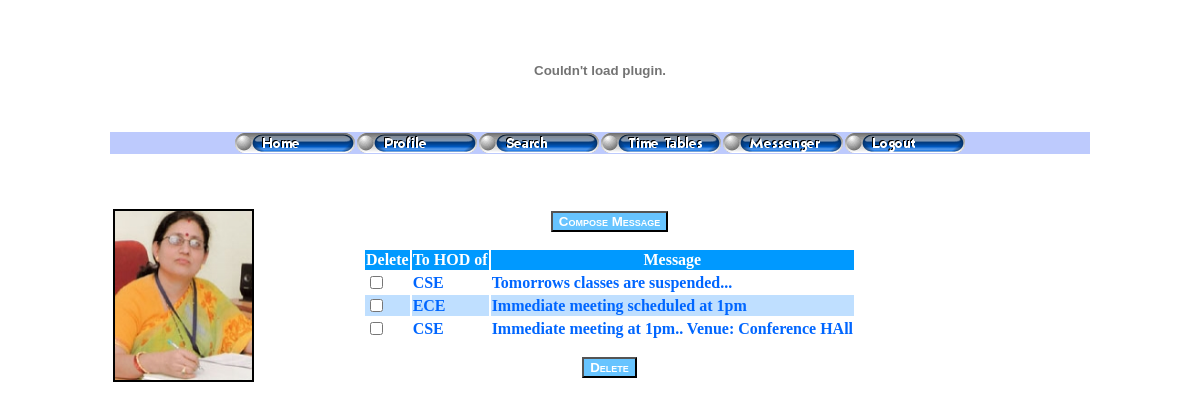
/princ_return.php (signed in), run on the app's committed database.
### tables this page shows
CREATE TABLE IF NOT EXISTS `staff` (
  `staffid` varchar(15) NOT NULL,
  `password` varchar(100) NOT NULL,
  `name` varchar(50) NOT NULL,
  `email` varchar(50) NOT NULL,
  `phone` varchar(15) NOT NULL,
  `mobile` varchar(15) NOT NULL,
  `maritalStatus` char(1) NOT NULL,
  `paddress` varchar(1000) NOT NULL,
  `taddress` varchar(1000) NOT NULL,
  `dob` date NOT NULL,
  `gender` char(1) NOT NULL,
  `religion` varchar(30) NOT NULL,
  `caste` varchar(30) NOT NULL,
  `dept` varchar(5) NOT NULL,
  `qualification` varchar(500) NOT NULL,
  `designation` varchar(30) NOT NULL,
  `photo` varchar(50) NOT NULL,
  PRIMARY KEY (`staffid`)
);

CREATE TABLE IF NOT EXISTS `news` (
  `staffid` varchar(20) NOT NULL,
  `dept` char(5) NOT NULL,
  `sem` tinyint(4) NOT NULL,
  `text` varchar(3000) NOT NULL
);

### princ_return.php (the view, shortened to what this page needs)
<?php
$user=$_COOKIE['user'];
		$result = mysql_query("SELECT * FROM staff WHERE staffid='$user'");
		$row = mysql_fetch_array($result);
		$photo=$row['photo'];
		$src="upload/".$photo;
?>
<!DOCTYPE HTML PUBLIC "-//W3C//DTD HTML 4.01 Transitional//EN" "http://www.w3.org/TR/html4/loose.dtd">
<html>
<head>
<link href="btstyle.css" rel="stylesheet" type="text/css">
</head>
<body>
<p>&nbsp;</p>
<table width="980" border="0" align="center">
  <tr>
    <td width="21%" height="175" valign="top"><p class="princprof3"><img src="<?php echo $src; ?>" alt="" name="photo" width="137" height="169" border="2"></p></td>
    <td width="79%" valign="top">  <table width="580" border="0" cellspacing="1" cellpadding="1">
        <tr>
          <td><form name="form2" method="post" action="princ_sendmsg.php">
            <div align="center">
              <input name="Submit2" type="submit" class="butstyle" value="Compose Message">
            </div>
          </form>
          <form name="form1" method="post" action="">
            <div align="center">
              <?php
 $staffid="principal";
$con = mysql_connect("localhost","root","");
		if (!$con)
  		{
  			die('Could not connect: ' . mysql_error());
  		}
		else
		{
		$query=mysql_query("SELECT * FROM news WHERE staffid='$staffid'");
		$i=0;
		echo "<table border='0'>
		<tr bgcolor=\"#0099FF\">
		<th class=\"ff\">Delete</th>
		<th class=\"ff\">To HOD of</th>
		<th class=\"ff\">Message</th>
		</tr>";
		$flag=0;
		while($row=mysql_fetch_array($query))
		{
			$i=$i+1;
			if($flag==0)
				echo "<tr>";
			else
				echo "<tr bgcolor=\"#BFDFFF\">";
			echo "<td>"."<input type=\"checkbox\" name=\"$i\" value=\"checkbox\">"."</td>";
			echo "<td class=\"cell\">".$row['dept']."</td>";
			echo "<td class=\"cell\">".$row['text']."</td>";
			echo "</tr>";
			if($flag==0)
				$flag=$flag+1;
			else
				$flag=$flag-1;
		}
		echo "</table>";
	}
?>
            </div>
            <div align="left">
              <p align="center">
                <input name="Submit" type="submit" class="butstyle" value="Delete">
              </p>
            </div>
            <p>&nbsp;</p>
          </form>          </td>
        </tr>
      </table>
    <p>&nbsp;</p></td>
  </tr>
</table>
</body>
</html>

### btstyle.css (style rules this page uses)
.butstyle { font-family: Verdana, Arial, Helvetica, sans-serif; font-weight: bold; font-variant: small-caps; color: #FFFFFF; background-color:#67C4FF; cursor: hand; }

### princ_return.php (style rules this page uses)
.ff { color: #FFFFFF; font-size: 16px; font-weight: bold; }
.cell { font-size: 16px; color: #0066FF; font-weight: bold; }

### data on the page
staff: photo (picture)
news: dept "CSE", text "Tomorrows classes are suspended..."
news: dept "ECE", text "Immediate meeting scheduled at 1pm"
news: dept "CSE", text "Immediate meeting at 1pm.. Venue: Conference HAll"
